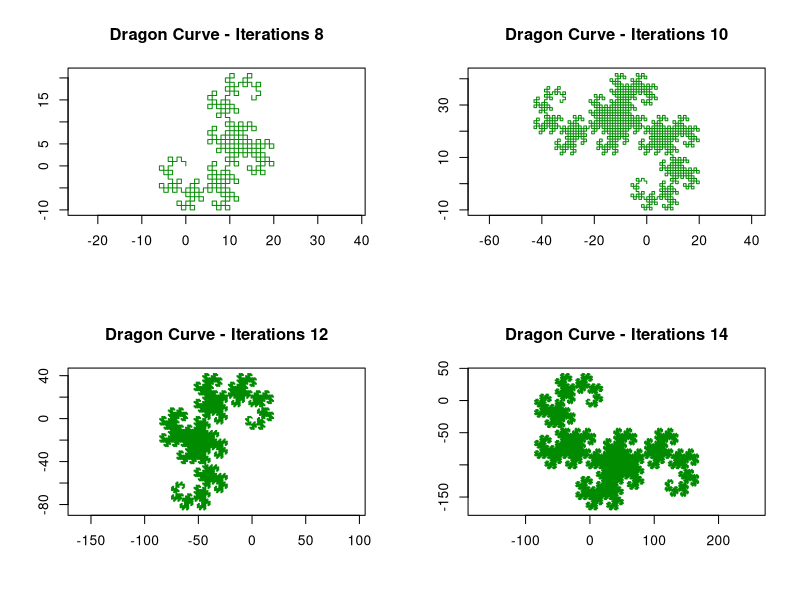

Reproduce this figure in R.
# @author: my@daisg.com
# @date: 2025-10-29
# @version: 0.1
# Copyright (c) 2025 daisg
# SPDX-License-Identifier: GPL-3
# @brief/ Description
# 龙形曲线 (Dragon Curve)
dragon_curve <- function(n) {
  # 初始化方向：右转
  directions <- c(1)  # 1表示右转，-1表示左转
  
  for (i in 1:n) {
    # 每次迭代：复制前一次的方向，中间插入1，然后接上反转的前一次方向
    directions <- c(directions, 1, -rev(directions))
  }
  
  # 将方向转换为坐标
  x <- 0
  y <- 0
  angle <- 0  # 初始角度（向右）
  coords <- matrix(c(x, y), nrow = 1)
  
  for (dir in directions) {
    angle <- angle + dir * pi/2  # 每次旋转90度
    x <- x + cos(angle)
    y <- y + sin(angle)
    coords <- rbind(coords, c(x, y))
  }
  
  return(coords)
}

# 绘制龙形曲线
draw_dragon_curve <- function(iterations = 10) {
  dragon_points <- dragon_curve(iterations)
  plot(dragon_points, type = "l", asp = 1, col = "green4", lwd = 1,
       xlab = "", ylab = "", main = paste("Dragon Curve - Iterations", iterations))
}

par(mfrow = c(2, 2))
for (iter in c(8, 10, 12, 14)) {
  draw_dragon_curve(iter)
}